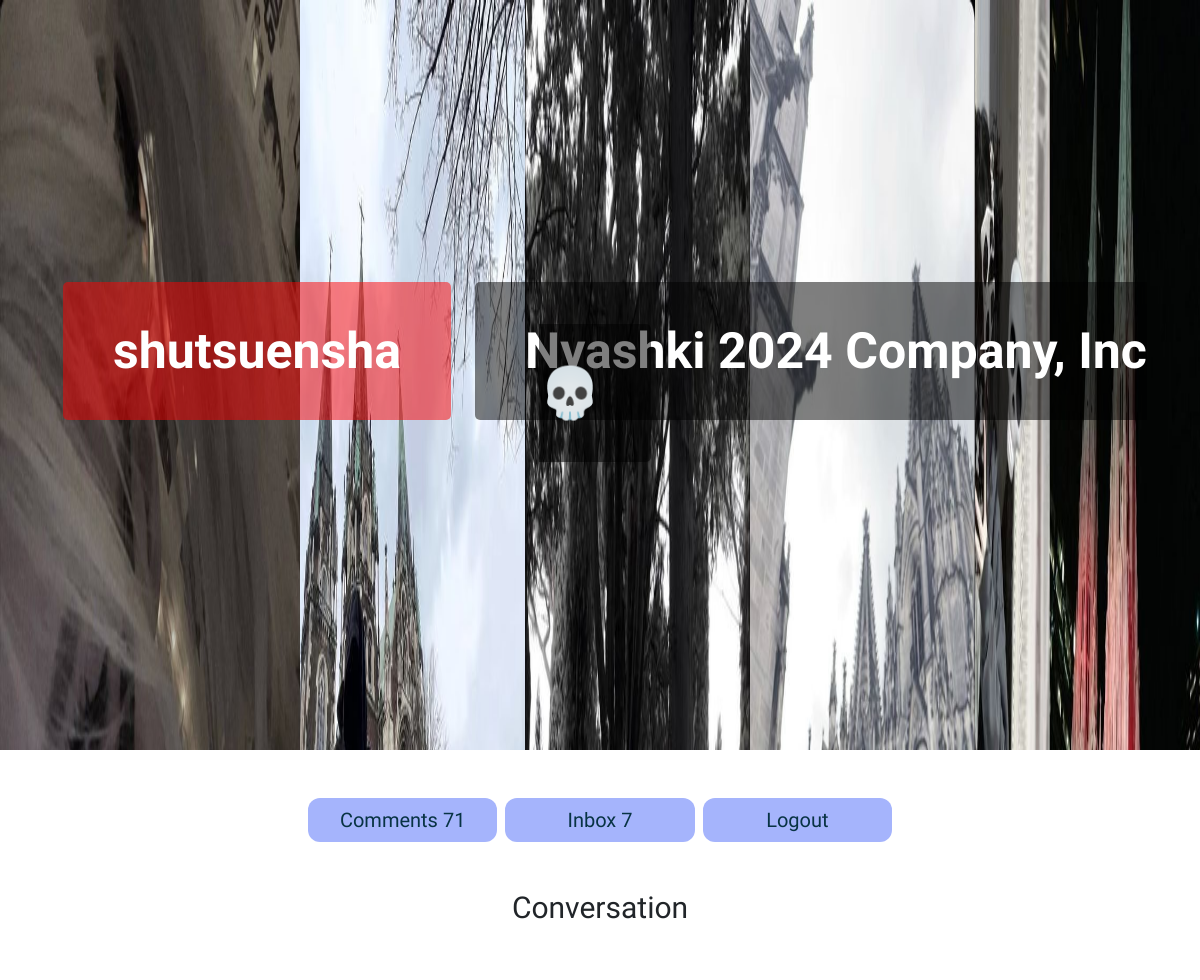
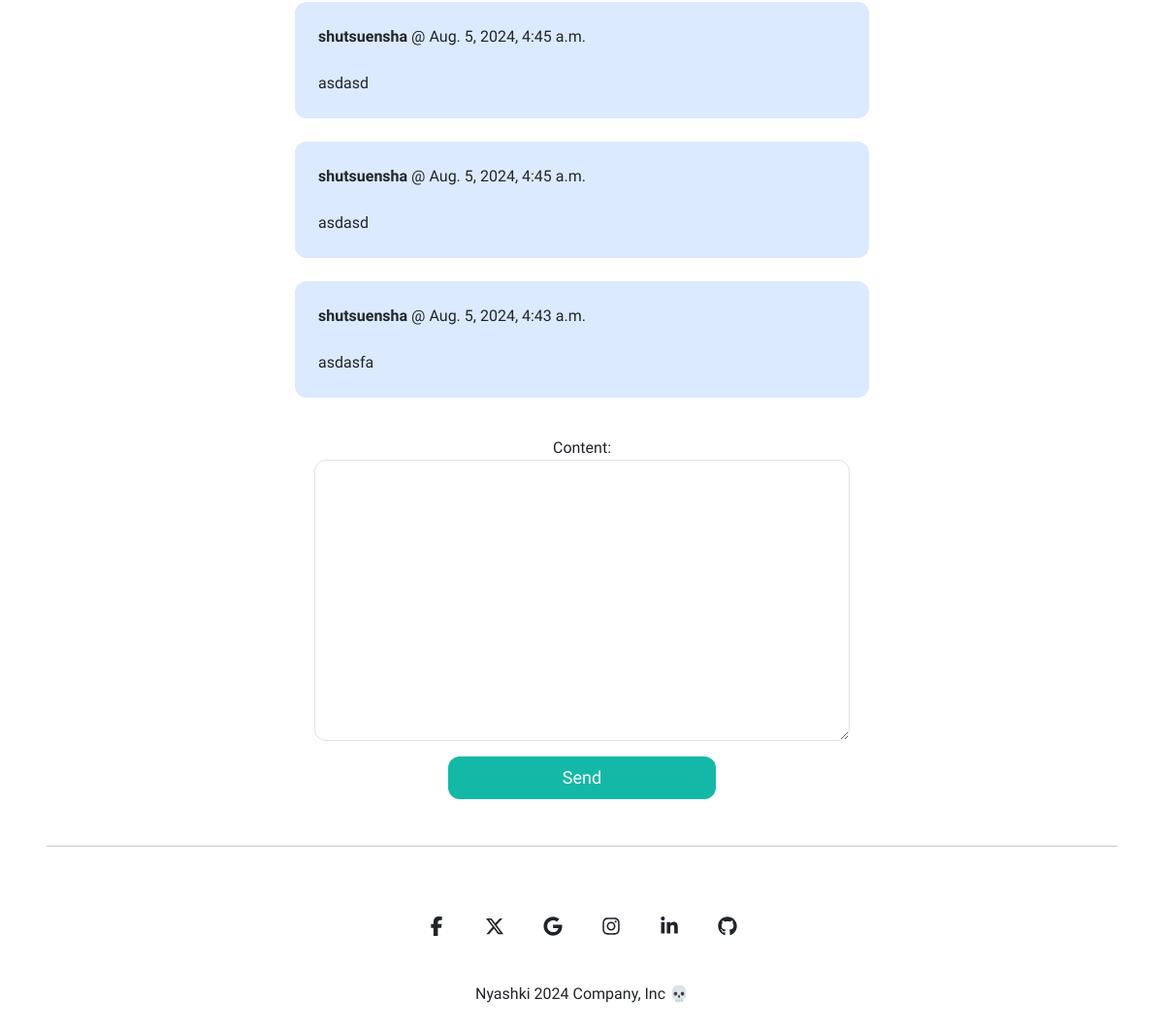
Page /inbox/13/ (signed in) on the committed database (2 pictures, top to bottom).
### item/models.py (models this page shows)
class Comment(models.Model):
    user = models.ForeignKey(User, related_name='comments', on_delete=models.CASCADE)
    description = models.TextField()
    created_at = models.DateTimeField()
    class Meta:
        ordering = ('-created_at',)

### conversation/models.py (models this page shows)
class ConversationMessage(models.Model):
    conversation = models.ForeignKey(Conversation, related_name='messages', on_delete=models.CASCADE)
    content = models.TextField()
    created_at = models.DateTimeField(auto_now_add=True)
    created_by = models.ForeignKey(User, related_name='created_messages', on_delete=models.CASCADE)

### conversation/views.py (the view)
# urls.py: path('<int:pk>/', views.detail, name='detail'),
@login_required
def detail(request, pk):
    conversation = Conversation.objects.filter(members__in=[request.user.id]).get(pk=pk)
    if request.method == 'POST':
        form = ConversationMessageForm(request.POST)
        if form.is_valid():
            conversation_message = form.save(commit=False)
            conversation_message.conversation = conversation
            conversation_message.created_by = request.user
            conversation_message.save()
            conversation.save()
            return redirect('conversation:detail', pk=pk)
        else:
            return render(request, 'conversation/detail.html', {
                'conversation': conversation,
                'form': form,
                'asdad21213': True,
                'show_tab': False,
                'fgjdfkljgdfklgjdf': 'aczxczxczxczxc'
    })
    else:
        form = ConversationMessageForm()
    return render(request, 'conversation/detail.html', {
        'conversation': conversation,
        'form': form,
        'asdad21213': True,
        'show_tab': False,
    })

### conversation/forms.py
class ConversationMessageForm(forms.ModelForm):
    class Meta:
        model = ConversationMessage
        fields = ('content',)
        widgets = {
            'content': forms.Textarea(attrs={
                'class': 'block md:w-1/2 mx-auto py-4 px-6 rounded-xl border dark:bg-zinc-500'
            })
        }

### conversation/templates/conversation/detail.html (shortened to what this page needs)
{% extends 'core/base.html' %}
{% block content %}
<h1 class="mb-6 text-3xl mt-4 dark:text-white text-center" id="target-element">Conversation</h1>
<div class="space-y-6 md:w-1/2 mx-auto">
    {% for message in conversation.messages.all|slice:"::-1" %}
        <div class="p-6 flex {% if message.created_by == request.user %}bg-blue-100{% else %}bg-gray-100 dark:bg-zinc-500 dark:text-white{% endif %} rounded-xl transition-transform duration-300 transform hover:scale-110">
            <div>
                <p class="mb-4"><strong>{{ message.created_by.username }}</strong> @ {{ message.created_at }}</p>
                <p>{{ message.content }}</p>
            </div>
        </div>
    {% endfor %}
</div>
<div class="mx-10 fsdfujgsdofgui transition-transform duration-300 transform hover:scale-105 mt-10" id="{{fgjdfkljgdfklgjdf}}">
    <form method="post" action="." class="dark:text-white">
        <div class="space-y-4 text-center">
            {{ form.as_p }}
        </div>
        <div class="md:mx-auto md:w-1/2">        <button class="block w-3/4 mt-3 md:w-1/2 mx-auto text-center py-2 text-lg bg-teal-500 hover:bg-teal-700 rounded-xl text-white">Send</button>
        </div>
    </form>
</div>
{% endblock %}

### core/templates/core/base.html (shortened to what this page needs)
{% load static %}
<!doctype html>
<html>
    <head>
        <link rel="stylesheet" href="{% static 'core/css/mdb.min.css' %}">
        <script src="https://cdn.tailwindcss.com"></script>
        <link href="https://cdn.jsdelivr.net/npm/bootstrap@5.3.3/dist/css/bootstrap.min.css" rel="stylesheet">
        <link rel="stylesheet" href="{% static 'core/css/main.css' %}">
    </head>
    <body class="dark:bg-zinc-700" id="target-element">
        <header class="text-center parallax-header" id="sign_header" style="cursor: pointer;">
          <div class="text-container">
            {% if request.user.is_authenticated %}
            <strong id="username" class="md:text-3xl text-3xl font-bold">{{request.user.username}}</strong>
            {% endif %}
            <a href="/" id="nyashki" class="md:text-3xl text-3xl font-bold">Nyashki 2024 Company, Inc 💀</a>
          </div>
      </header>
        {% if request.user.is_authenticated %}
        <div class="grid grid-cols-3 gap-2 mt-2 px-2 md:w-1/2 md:mx-auto mb-3 mt-5 transition-transform duration-300 transform hover:scale-105" id="{{zxc12qwiehjqwaiode}}">
          <a href="{% url 'item:all_comments' %}" class="block text-center px-2 py-2 text-lg md:text-xl  bg-indigo-300 text-cyan-950 hover:text-white rounded-xl hover:bg-indigo-400" style="position:relative;">Comments {{ request.user.comments.all | length }}</a>
          <a href="{% url 'conversation:inbox' %}" class="block text-center px-2 py-2 text-lg md:text-xl bg-indigo-300 text-cyan-950 hover:text-white rounded-xl hover:bg-indigo-400">Inbox {{ request.user.conversations.all | length }}</a>
          <a href="{% url 'core:logout' %}" class="block text-center px-2 py-2 text-lg md:text-xl bg-indigo-300 text-cyan-950 hover:text-white rounded-xl hover:bg-indigo-400">Logout</a>
          </div>
        {% endif %}
        <div class="xcvxckjvl123 px-2 mt-5">
            {% block content %}
            {% endblock %}
        </div>
        <hr class="dark:text-white m-5">
        <footer
        class="flex flex-col items-center text-center text-surface dark:bg-zinc-700 dark:text-white">
        <div class="container mt-2">
          <div class="mb-2 flex justify-center space-x-2">
            <a
              href="#!"
              type="button"
              class="rounded-full bg-transparent p-3 font-medium uppercase leading-normal text-surface transition duration-150 ease-in-out hover:bg-neutral-100 focus:outline-none focus:ring-0 dark:text-white dark:hover:bg-secondary-900"
              data-twe-ripple-init>
              <span class="[&>svg]:h-5 [&>svg]:w-5">
              </span>
            </a>
            <a
              href="#!"
              type="button"
              class="rounded-full bg-transparent p-3 font-medium uppercase leading-normal text-surface transition duration-150 ease-in-out hover:bg-neutral-100 focus:outline-none focus:ring-0 dark:text-white dark:hover:bg-secondary-900"
              data-twe-ripple-init>
              <span class="mx-auto [&>svg]:h-5 [&>svg]:w-5">
              </span>
            </a>
            <a
              href="#!"
              type="button"
              class="rounded-full bg-transparent p-3 font-medium uppercase leading-normal text-surface transition duration-150 ease-in-out hover:bg-neutral-100 focus:outline-none focus:ring-0 dark:text-white dark:hover:bg-secondary-900"
              data-twe-ripple-init>
              <span class="mx-auto [&>svg]:h-5 [&>svg]:w-5">
              </span>
            </a>
            <a
              href="#!"
              type="button"
              class="rounded-full bg-transparent p-3 font-medium uppercase leading-normal text-surface transition duration-150 ease-in-out hover:bg-neutral-100 focus:outline-none focus:ring-0 dark:text-white dark:hover:bg-secondary-900"
              data-twe-ripple-init>
              <span class="mx-auto [&>svg]:h-5 [&>svg]:w-5">
              </span>
            </a>
            <a
              href="#!"
              type="button"
              class="rounded-full bg-transparent p-3 font-medium uppercase leading-normal text-surface transition duration-150 ease-in-out hover:bg-neutral-100 focus:outline-none focus:ring-0 dark:text-white dark:hover:bg-secondary-900"
              data-twe-ripple-init>
              <span class="mx-auto [&>svg]:h-5 [&>svg]:w-5">
              </span>
            </a>
            <a
              href="#!"
              type="button"
              class="rounded-full bg-transparent p-3 font-medium uppercase leading-normal text-surface transition duration-150 ease-in-out hover:bg-neutral-100 focus:outline-none focus:ring-0 dark:text-white dark:hover:bg-secondary-900"
              data-twe-ripple-init>
              <span class="mx-auto [&>svg]:h-5 [&>svg]:w-5">
              </span>
            </a>
          </div>
        </div>
        <div class="w-full p-4 text-center">
          <a href="#">Nyashki 2024 Company, Inc 💀</a>
        </div>
        </footer>
    </body>
</html>

### static/core/css/main.css (style rules this page uses)
body { font-family: Comfortaa; }

### rows in the picture
ConversationMessage: created_by.username "shutsuensha", created_at "Aug. 5, 2024, 4:45 a.m.", content "asdasd"
ConversationMessage: created_by.username "shutsuensha", created_at "Aug. 5, 2024, 4:45 a.m.", content "asdasd"
ConversationMessage: created_by.username "shutsuensha", created_at "Aug. 5, 2024, 4:43 a.m.", content "asdasfa"

### other values in the picture
{{ request.user.username }} "shutsuensha"
{{ request.user.comments.all | length }} "71"
{{ request.user.conversations.all | length }} "7"
